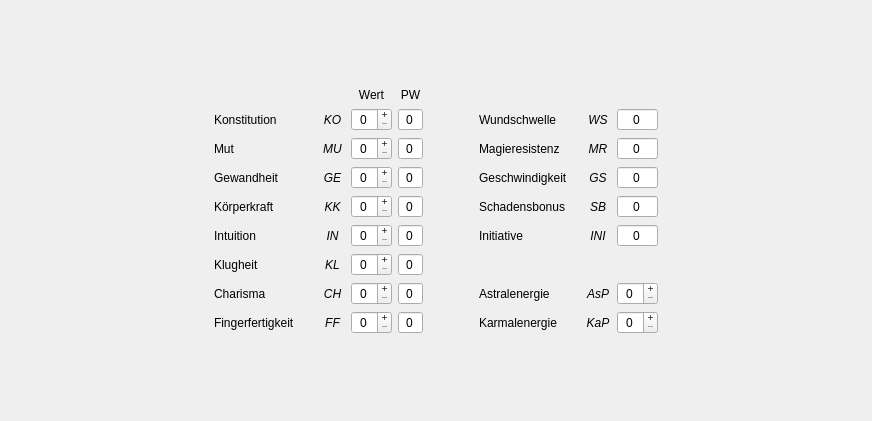
<?xml version="1.0" encoding="UTF-8"?>
<ui version="4.0">
 <class>formAttribute</class>
 <widget class="QWidget" name="formAttribute">
  <property name="geometry">
   <rect>
    <x>0</x>
    <y>0</y>
    <width>872</width>
    <height>421</height>
   </rect>
  </property>
  <property name="windowTitle">
   <string>Attribute</string>
  </property>
  <layout class="QGridLayout" name="gridLayout_2">
   <item row="0" column="0">
    <layout class="QGridLayout" name="gridLayout">
     <item row="1" column="4">
      <widget class="QLabel" name="label_17">
       <property name="text">
        <string>PW</string>
       </property>
       <property name="alignment">
        <set>Qt::AlignCenter</set>
       </property>
      </widget>
     </item>
     <item row="8" column="4">
      <widget class="QSpinBox" name="pwCH">
       <property name="wrapping">
        <bool>false</bool>
       </property>
       <property name="frame">
        <bool>true</bool>
       </property>
       <property name="alignment">
        <set>Qt::AlignCenter</set>
       </property>
       <property name="readOnly">
        <bool>true</bool>
       </property>
       <property name="buttonSymbols">
        <enum>QAbstractSpinBox::NoButtons</enum>
       </property>
       <property name="showGroupSeparator" stdset="0">
        <bool>false</bool>
       </property>
      </widget>
     </item>
     <item row="3" column="4">
      <widget class="QSpinBox" name="pwMU">
       <property name="wrapping">
        <bool>false</bool>
       </property>
       <property name="frame">
        <bool>true</bool>
       </property>
       <property name="alignment">
        <set>Qt::AlignCenter</set>
       </property>
       <property name="readOnly">
        <bool>true</bool>
       </property>
       <property name="buttonSymbols">
        <enum>QAbstractSpinBox::NoButtons</enum>
       </property>
       <property name="showGroupSeparator" stdset="0">
        <bool>false</bool>
       </property>
      </widget>
     </item>
     <item row="5" column="4">
      <widget class="QSpinBox" name="pwKK">
       <property name="wrapping">
        <bool>false</bool>
       </property>
       <property name="frame">
        <bool>true</bool>
       </property>
       <property name="alignment">
        <set>Qt::AlignCenter</set>
       </property>
       <property name="readOnly">
        <bool>true</bool>
       </property>
       <property name="buttonSymbols">
        <enum>QAbstractSpinBox::NoButtons</enum>
       </property>
       <property name="showGroupSeparator" stdset="0">
        <bool>false</bool>
       </property>
      </widget>
     </item>
     <item row="5" column="8">
      <widget class="QSpinBox" name="abSB">
       <property name="wrapping">
        <bool>false</bool>
       </property>
       <property name="frame">
        <bool>true</bool>
       </property>
       <property name="alignment">
        <set>Qt::AlignCenter</set>
       </property>
       <property name="readOnly">
        <bool>true</bool>
       </property>
       <property name="buttonSymbols">
        <enum>QAbstractSpinBox::NoButtons</enum>
       </property>
       <property name="showGroupSeparator" stdset="0">
        <bool>false</bool>
       </property>
      </widget>
     </item>
     <item row="6" column="4">
      <widget class="QSpinBox" name="pwIN">
       <property name="wrapping">
        <bool>false</bool>
       </property>
       <property name="frame">
        <bool>true</bool>
       </property>
       <property name="alignment">
        <set>Qt::AlignCenter</set>
       </property>
       <property name="readOnly">
        <bool>true</bool>
       </property>
       <property name="buttonSymbols">
        <enum>QAbstractSpinBox::NoButtons</enum>
       </property>
       <property name="showGroupSeparator" stdset="0">
        <bool>false</bool>
       </property>
      </widget>
     </item>
     <item row="2" column="1">
      <widget class="QLabel" name="label">
       <property name="text">
        <string>Konstitution</string>
       </property>
      </widget>
     </item>
     <item row="2" column="4">
      <widget class="QSpinBox" name="pwKO">
       <property name="wrapping">
        <bool>false</bool>
       </property>
       <property name="frame">
        <bool>true</bool>
       </property>
       <property name="alignment">
        <set>Qt::AlignCenter</set>
       </property>
       <property name="readOnly">
        <bool>true</bool>
       </property>
       <property name="buttonSymbols">
        <enum>QAbstractSpinBox::NoButtons</enum>
       </property>
       <property name="showGroupSeparator" stdset="0">
        <bool>false</bool>
       </property>
      </widget>
     </item>
     <item row="8" column="2">
      <widget class="QLabel" name="label_24">
       <property name="minimumSize">
        <size>
         <width>25</width>
         <height>0</height>
        </size>
       </property>
       <property name="font">
        <font>
         <italic>true</italic>
        </font>
       </property>
       <property name="text">
        <string>CH</string>
       </property>
       <property name="alignment">
        <set>Qt::AlignCenter</set>
       </property>
      </widget>
     </item>
     <item row="6" column="2">
      <widget class="QLabel" name="label_22">
       <property name="minimumSize">
        <size>
         <width>25</width>
         <height>0</height>
        </size>
       </property>
       <property name="font">
        <font>
         <italic>true</italic>
        </font>
       </property>
       <property name="text">
        <string>IN</string>
       </property>
       <property name="alignment">
        <set>Qt::AlignCenter</set>
       </property>
      </widget>
     </item>
     <item row="4" column="2">
      <widget class="QLabel" name="label_20">
       <property name="minimumSize">
        <size>
         <width>25</width>
         <height>0</height>
        </size>
       </property>
       <property name="font">
        <font>
         <italic>true</italic>
        </font>
       </property>
       <property name="text">
        <string>GE</string>
       </property>
       <property name="alignment">
        <set>Qt::AlignCenter</set>
       </property>
      </widget>
     </item>
     <item row="7" column="2">
      <widget class="QLabel" name="label_23">
       <property name="minimumSize">
        <size>
         <width>25</width>
         <height>0</height>
        </size>
       </property>
       <property name="font">
        <font>
         <italic>true</italic>
        </font>
       </property>
       <property name="text">
        <string>KL</string>
       </property>
       <property name="alignment">
        <set>Qt::AlignCenter</set>
       </property>
      </widget>
     </item>
     <item row="9" column="2">
      <widget class="QLabel" name="label_25">
       <property name="minimumSize">
        <size>
         <width>25</width>
         <height>0</height>
        </size>
       </property>
       <property name="font">
        <font>
         <italic>true</italic>
        </font>
       </property>
       <property name="text">
        <string>FF</string>
       </property>
       <property name="alignment">
        <set>Qt::AlignCenter</set>
       </property>
      </widget>
     </item>
     <item row="3" column="2">
      <widget class="QLabel" name="label_19">
       <property name="minimumSize">
        <size>
         <width>25</width>
         <height>0</height>
        </size>
       </property>
       <property name="font">
        <font>
         <italic>true</italic>
        </font>
       </property>
       <property name="text">
        <string>MU</string>
       </property>
       <property name="alignment">
        <set>Qt::AlignCenter</set>
       </property>
      </widget>
     </item>
     <item row="5" column="2">
      <widget class="QLabel" name="label_21">
       <property name="minimumSize">
        <size>
         <width>25</width>
         <height>0</height>
        </size>
       </property>
       <property name="font">
        <font>
         <italic>true</italic>
        </font>
       </property>
       <property name="text">
        <string>KK</string>
       </property>
       <property name="alignment">
        <set>Qt::AlignCenter</set>
       </property>
      </widget>
     </item>
     <item row="4" column="0">
      <spacer name="horizontalSpacer">
       <property name="orientation">
        <enum>Qt::Horizontal</enum>
       </property>
       <property name="sizeHint" stdset="0">
        <size>
         <width>40</width>
         <height>20</height>
        </size>
       </property>
      </spacer>
     </item>
     <item row="4" column="1">
      <widget class="QLabel" name="label_3">
       <property name="text">
        <string>Gewandheit</string>
       </property>
      </widget>
     </item>
     <item row="4" column="4">
      <widget class="QSpinBox" name="pwGE">
       <property name="wrapping">
        <bool>false</bool>
       </property>
       <property name="frame">
        <bool>true</bool>
       </property>
       <property name="alignment">
        <set>Qt::AlignCenter</set>
       </property>
       <property name="readOnly">
        <bool>true</bool>
       </property>
       <property name="buttonSymbols">
        <enum>QAbstractSpinBox::NoButtons</enum>
       </property>
       <property name="showGroupSeparator" stdset="0">
        <bool>false</bool>
       </property>
      </widget>
     </item>
     <item row="2" column="8">
      <widget class="QSpinBox" name="abWS">
       <property name="wrapping">
        <bool>false</bool>
       </property>
       <property name="frame">
        <bool>true</bool>
       </property>
       <property name="alignment">
        <set>Qt::AlignCenter</set>
       </property>
       <property name="readOnly">
        <bool>true</bool>
       </property>
       <property name="buttonSymbols">
        <enum>QAbstractSpinBox::NoButtons</enum>
       </property>
       <property name="showGroupSeparator" stdset="0">
        <bool>false</bool>
       </property>
      </widget>
     </item>
     <item row="9" column="3">
      <widget class="QSpinBox" name="spinFF">
       <property name="alignment">
        <set>Qt::AlignCenter</set>
       </property>
       <property name="readOnly">
        <bool>false</bool>
       </property>
       <property name="buttonSymbols">
        <enum>QAbstractSpinBox::PlusMinus</enum>
       </property>
      </widget>
     </item>
     <item row="7" column="1">
      <widget class="QLabel" name="label_6">
       <property name="text">
        <string>Klugheit</string>
       </property>
      </widget>
     </item>
     <item row="7" column="3">
      <widget class="QSpinBox" name="spinKL">
       <property name="alignment">
        <set>Qt::AlignCenter</set>
       </property>
       <property name="readOnly">
        <bool>false</bool>
       </property>
       <property name="buttonSymbols">
        <enum>QAbstractSpinBox::PlusMinus</enum>
       </property>
      </widget>
     </item>
     <item row="6" column="3">
      <widget class="QSpinBox" name="spinIN">
       <property name="alignment">
        <set>Qt::AlignCenter</set>
       </property>
       <property name="readOnly">
        <bool>false</bool>
       </property>
       <property name="buttonSymbols">
        <enum>QAbstractSpinBox::PlusMinus</enum>
       </property>
      </widget>
     </item>
     <item row="3" column="8">
      <widget class="QSpinBox" name="abMR">
       <property name="wrapping">
        <bool>false</bool>
       </property>
       <property name="frame">
        <bool>true</bool>
       </property>
       <property name="alignment">
        <set>Qt::AlignCenter</set>
       </property>
       <property name="readOnly">
        <bool>true</bool>
       </property>
       <property name="buttonSymbols">
        <enum>QAbstractSpinBox::NoButtons</enum>
       </property>
       <property name="showGroupSeparator" stdset="0">
        <bool>false</bool>
       </property>
      </widget>
     </item>
     <item row="4" column="8">
      <widget class="QSpinBox" name="abGS">
       <property name="wrapping">
        <bool>false</bool>
       </property>
       <property name="frame">
        <bool>true</bool>
       </property>
       <property name="alignment">
        <set>Qt::AlignCenter</set>
       </property>
       <property name="readOnly">
        <bool>true</bool>
       </property>
       <property name="buttonSymbols">
        <enum>QAbstractSpinBox::NoButtons</enum>
       </property>
       <property name="showGroupSeparator" stdset="0">
        <bool>false</bool>
       </property>
      </widget>
     </item>
     <item row="4" column="3">
      <widget class="QSpinBox" name="spinGE">
       <property name="alignment">
        <set>Qt::AlignCenter</set>
       </property>
       <property name="readOnly">
        <bool>false</bool>
       </property>
       <property name="buttonSymbols">
        <enum>QAbstractSpinBox::PlusMinus</enum>
       </property>
      </widget>
     </item>
     <item row="2" column="3">
      <widget class="QSpinBox" name="spinKO">
       <property name="alignment">
        <set>Qt::AlignCenter</set>
       </property>
       <property name="readOnly">
        <bool>false</bool>
       </property>
       <property name="buttonSymbols">
        <enum>QAbstractSpinBox::PlusMinus</enum>
       </property>
      </widget>
     </item>
     <item row="5" column="1">
      <widget class="QLabel" name="label_4">
       <property name="text">
        <string>Körperkraft</string>
       </property>
      </widget>
     </item>
     <item row="4" column="9">
      <spacer name="horizontalSpacer_2">
       <property name="orientation">
        <enum>Qt::Horizontal</enum>
       </property>
       <property name="sizeHint" stdset="0">
        <size>
         <width>40</width>
         <height>20</height>
        </size>
       </property>
      </spacer>
     </item>
     <item row="6" column="6">
      <widget class="QLabel" name="label_13">
       <property name="text">
        <string>Initiative</string>
       </property>
      </widget>
     </item>
     <item row="7" column="4">
      <widget class="QSpinBox" name="pwKL">
       <property name="wrapping">
        <bool>false</bool>
       </property>
       <property name="frame">
        <bool>true</bool>
       </property>
       <property name="alignment">
        <set>Qt::AlignCenter</set>
       </property>
       <property name="readOnly">
        <bool>true</bool>
       </property>
       <property name="buttonSymbols">
        <enum>QAbstractSpinBox::NoButtons</enum>
       </property>
       <property name="showGroupSeparator" stdset="0">
        <bool>false</bool>
       </property>
      </widget>
     </item>
     <item row="3" column="3">
      <widget class="QSpinBox" name="spinMU">
       <property name="alignment">
        <set>Qt::AlignCenter</set>
       </property>
       <property name="readOnly">
        <bool>false</bool>
       </property>
       <property name="buttonSymbols">
        <enum>QAbstractSpinBox::PlusMinus</enum>
       </property>
      </widget>
     </item>
     <item row="5" column="6">
      <widget class="QLabel" name="label_12">
       <property name="text">
        <string>Schadensbonus</string>
       </property>
      </widget>
     </item>
     <item row="8" column="8">
      <widget class="QSpinBox" name="spinAsP">
       <property name="alignment">
        <set>Qt::AlignCenter</set>
       </property>
       <property name="readOnly">
        <bool>false</bool>
       </property>
       <property name="buttonSymbols">
        <enum>QAbstractSpinBox::PlusMinus</enum>
       </property>
      </widget>
     </item>
     <item row="1" column="3">
      <widget class="QLabel" name="label_16">
       <property name="text">
        <string>Wert</string>
       </property>
       <property name="alignment">
        <set>Qt::AlignCenter</set>
       </property>
      </widget>
     </item>
     <item row="6" column="1">
      <widget class="QLabel" name="label_5">
       <property name="text">
        <string>Intuition</string>
       </property>
      </widget>
     </item>
     <item row="5" column="3">
      <widget class="QSpinBox" name="spinKK">
       <property name="alignment">
        <set>Qt::AlignCenter</set>
       </property>
       <property name="readOnly">
        <bool>false</bool>
       </property>
       <property name="buttonSymbols">
        <enum>QAbstractSpinBox::PlusMinus</enum>
       </property>
      </widget>
     </item>
     <item row="3" column="1">
      <widget class="QLabel" name="label_2">
       <property name="text">
        <string>Mut</string>
       </property>
      </widget>
     </item>
     <item row="6" column="8">
      <widget class="QSpinBox" name="abIN">
       <property name="wrapping">
        <bool>false</bool>
       </property>
       <property name="frame">
        <bool>true</bool>
       </property>
       <property name="alignment">
        <set>Qt::AlignCenter</set>
       </property>
       <property name="readOnly">
        <bool>true</bool>
       </property>
       <property name="buttonSymbols">
        <enum>QAbstractSpinBox::NoButtons</enum>
       </property>
       <property name="showGroupSeparator" stdset="0">
        <bool>false</bool>
       </property>
      </widget>
     </item>
     <item row="8" column="3">
      <widget class="QSpinBox" name="spinCH">
       <property name="alignment">
        <set>Qt::AlignCenter</set>
       </property>
       <property name="readOnly">
        <bool>false</bool>
       </property>
       <property name="buttonSymbols">
        <enum>QAbstractSpinBox::PlusMinus</enum>
       </property>
      </widget>
     </item>
     <item row="8" column="1">
      <widget class="QLabel" name="label_7">
       <property name="text">
        <string>Charisma</string>
       </property>
      </widget>
     </item>
     <item row="2" column="6">
      <widget class="QLabel" name="label_9">
       <property name="text">
        <string>Wundschwelle</string>
       </property>
      </widget>
     </item>
     <item row="9" column="4">
      <widget class="QSpinBox" name="pwFF">
       <property name="wrapping">
        <bool>false</bool>
       </property>
       <property name="frame">
        <bool>true</bool>
       </property>
       <property name="alignment">
        <set>Qt::AlignCenter</set>
       </property>
       <property name="readOnly">
        <bool>true</bool>
       </property>
       <property name="buttonSymbols">
        <enum>QAbstractSpinBox::NoButtons</enum>
       </property>
       <property name="showGroupSeparator" stdset="0">
        <bool>false</bool>
       </property>
      </widget>
     </item>
     <item row="10" column="6">
      <spacer name="verticalSpacer_2">
       <property name="orientation">
        <enum>Qt::Vertical</enum>
       </property>
       <property name="sizeHint" stdset="0">
        <size>
         <width>20</width>
         <height>40</height>
        </size>
       </property>
      </spacer>
     </item>
     <item row="9" column="1">
      <widget class="QLabel" name="label_8">
       <property name="minimumSize">
        <size>
         <width>100</width>
         <height>0</height>
        </size>
       </property>
       <property name="text">
        <string>Fingerfertigkeit</string>
       </property>
      </widget>
     </item>
     <item row="5" column="5">
      <spacer name="horizontalSpacer_3">
       <property name="orientation">
        <enum>Qt::Horizontal</enum>
       </property>
       <property name="sizeType">
        <enum>QSizePolicy::Fixed</enum>
       </property>
       <property name="sizeHint" stdset="0">
        <size>
         <width>50</width>
         <height>20</height>
        </size>
       </property>
      </spacer>
     </item>
     <item row="9" column="8">
      <widget class="QSpinBox" name="spinKaP">
       <property name="alignment">
        <set>Qt::AlignCenter</set>
       </property>
       <property name="readOnly">
        <bool>false</bool>
       </property>
       <property name="buttonSymbols">
        <enum>QAbstractSpinBox::PlusMinus</enum>
       </property>
      </widget>
     </item>
     <item row="9" column="6">
      <widget class="QLabel" name="label_15">
       <property name="minimumSize">
        <size>
         <width>100</width>
         <height>0</height>
        </size>
       </property>
       <property name="text">
        <string>Karmalenergie</string>
       </property>
      </widget>
     </item>
     <item row="3" column="6">
      <widget class="QLabel" name="label_10">
       <property name="text">
        <string>Magieresistenz</string>
       </property>
      </widget>
     </item>
     <item row="2" column="2">
      <widget class="QLabel" name="label_18">
       <property name="minimumSize">
        <size>
         <width>25</width>
         <height>0</height>
        </size>
       </property>
       <property name="font">
        <font>
         <italic>true</italic>
        </font>
       </property>
       <property name="text">
        <string>KO</string>
       </property>
       <property name="alignment">
        <set>Qt::AlignCenter</set>
       </property>
      </widget>
     </item>
     <item row="4" column="6">
      <widget class="QLabel" name="label_11">
       <property name="text">
        <string>Geschwindigkeit</string>
       </property>
      </widget>
     </item>
     <item row="8" column="6">
      <widget class="QLabel" name="label_14">
       <property name="text">
        <string>Astralenergie</string>
       </property>
      </widget>
     </item>
     <item row="0" column="3">
      <spacer name="verticalSpacer">
       <property name="orientation">
        <enum>Qt::Vertical</enum>
       </property>
       <property name="sizeHint" stdset="0">
        <size>
         <width>20</width>
         <height>40</height>
        </size>
       </property>
      </spacer>
     </item>
     <item row="2" column="7">
      <widget class="QLabel" name="label_26">
       <property name="minimumSize">
        <size>
         <width>25</width>
         <height>0</height>
        </size>
       </property>
       <property name="font">
        <font>
         <italic>true</italic>
        </font>
       </property>
       <property name="text">
        <string>WS</string>
       </property>
       <property name="alignment">
        <set>Qt::AlignCenter</set>
       </property>
      </widget>
     </item>
     <item row="3" column="7">
      <widget class="QLabel" name="label_27">
       <property name="minimumSize">
        <size>
         <width>25</width>
         <height>0</height>
        </size>
       </property>
       <property name="font">
        <font>
         <italic>true</italic>
        </font>
       </property>
       <property name="text">
        <string>MR</string>
       </property>
       <property name="alignment">
        <set>Qt::AlignCenter</set>
       </property>
      </widget>
     </item>
     <item row="4" column="7">
      <widget class="QLabel" name="label_28">
       <property name="minimumSize">
        <size>
         <width>25</width>
         <height>0</height>
        </size>
       </property>
       <property name="font">
        <font>
         <italic>true</italic>
        </font>
       </property>
       <property name="text">
        <string>GS</string>
       </property>
       <property name="alignment">
        <set>Qt::AlignCenter</set>
       </property>
      </widget>
     </item>
     <item row="5" column="7">
      <widget class="QLabel" name="label_29">
       <property name="minimumSize">
        <size>
         <width>25</width>
         <height>0</height>
        </size>
       </property>
       <property name="font">
        <font>
         <italic>true</italic>
        </font>
       </property>
       <property name="text">
        <string>SB</string>
       </property>
       <property name="alignment">
        <set>Qt::AlignCenter</set>
       </property>
      </widget>
     </item>
     <item row="6" column="7">
      <widget class="QLabel" name="label_30">
       <property name="minimumSize">
        <size>
         <width>25</width>
         <height>0</height>
        </size>
       </property>
       <property name="font">
        <font>
         <italic>true</italic>
        </font>
       </property>
       <property name="text">
        <string>INI</string>
       </property>
       <property name="alignment">
        <set>Qt::AlignCenter</set>
       </property>
      </widget>
     </item>
     <item row="8" column="7">
      <widget class="QLabel" name="label_31">
       <property name="minimumSize">
        <size>
         <width>25</width>
         <height>0</height>
        </size>
       </property>
       <property name="font">
        <font>
         <italic>true</italic>
        </font>
       </property>
       <property name="text">
        <string>AsP</string>
       </property>
       <property name="alignment">
        <set>Qt::AlignCenter</set>
       </property>
      </widget>
     </item>
     <item row="9" column="7">
      <widget class="QLabel" name="label_32">
       <property name="minimumSize">
        <size>
         <width>26</width>
         <height>0</height>
        </size>
       </property>
       <property name="font">
        <font>
         <italic>true</italic>
        </font>
       </property>
       <property name="text">
        <string>KaP</string>
       </property>
       <property name="alignment">
        <set>Qt::AlignCenter</set>
       </property>
      </widget>
     </item>
    </layout>
   </item>
  </layout>
 </widget>
 <tabstops>
  <tabstop>spinKO</tabstop>
  <tabstop>spinMU</tabstop>
  <tabstop>spinGE</tabstop>
  <tabstop>spinKK</tabstop>
  <tabstop>spinIN</tabstop>
  <tabstop>spinKL</tabstop>
  <tabstop>spinCH</tabstop>
  <tabstop>spinFF</tabstop>
  <tabstop>spinAsP</tabstop>
  <tabstop>spinKaP</tabstop>
  <tabstop>pwKO</tabstop>
  <tabstop>pwMU</tabstop>
  <tabstop>pwGE</tabstop>
  <tabstop>pwKK</tabstop>
  <tabstop>pwIN</tabstop>
  <tabstop>pwKL</tabstop>
  <tabstop>pwCH</tabstop>
  <tabstop>pwFF</tabstop>
  <tabstop>abWS</tabstop>
  <tabstop>abMR</tabstop>
  <tabstop>abGS</tabstop>
  <tabstop>abSB</tabstop>
  <tabstop>abIN</tabstop>
 </tabstops>
 <resources/>
 <connections/>
</ui>
